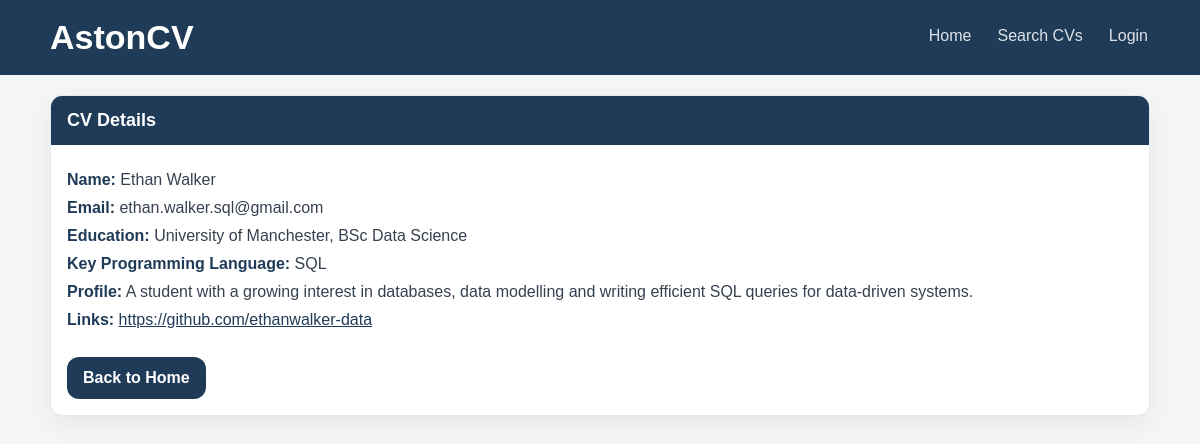
The page /viewcv.php?id=4 on the database its author committed.
### tables this page shows
CREATE TABLE `cvs` (
  `id` bigint UNSIGNED NOT NULL,
  `name` varchar(100) NOT NULL,
  `email` varchar(100) NOT NULL,
  `password` varchar(255) NOT NULL,
  `keyprogramming` varchar(255) DEFAULT NULL,
  `profile` varchar(500) DEFAULT NULL,
  `education` varchar(500) DEFAULT NULL,
  `URLlinks` varchar(500) DEFAULT NULL
);

### viewcv.php (the view, shortened to what this page needs)
<?php
include 'database.php';
$id = (int)$_GET['id'];
$stmt = $conn->prepare("SELECT * FROM cvs WHERE id = ?");
$stmt->bind_param("i", $id);
$stmt->execute();
$result = $stmt->get_result();
$cv = $result->fetch_assoc();
$link = trim($cv['URLlinks'] ?? '');
?>
<!DOCTYPE html>
<html lang="en">
<head>
    <link rel="stylesheet" href="register.css">
</head>
<body>
    <header class="topbar">
        <div class="container topbar-inner">
            <h1 class="name">AstonCV</h1>
            <nav class="nav">
                    <a href="index.php" class="nav-link">Home</a>
                    <a href="search.php" class="nav-link">Search CVs</a>
                    <?php if (isset($_SESSION['user_id'])): ?>
                        <a href="updatecv.php" class="nav-link">My Profile</a>
                        <form method="POST" action="logout.php" style="display:inline;">
                            <input type="hidden" name="csrf_token" value="<?php echo htmlspecialchars(csrf_token()); ?>">
                            <button type="submit" class="nav-link" style="background: none; border:none; cursor:pointer;">Logout</button>
                        </form>
                    <?php else: ?>
                        <a href="login.php" class="nav-link">Login</a>
                    <?php endif; ?>
                </nav>
            </div>
        </header>
        <main class="container">
            <div class="card">
                <div class="card-header">CV Details</div>
                <div class="card-body">
                    <p><strong>Name:</strong> <?php echo htmlspecialchars(!empty($cv['name']) ? $cv['name'] : 'Not provided'); ?></p>
                    <p><strong>Email:</strong> <?php echo htmlspecialchars(!empty($cv['email']) ? $cv['email'] : 'Not provided'); ?></p>
                    <p><strong>Education:</strong> <?php echo htmlspecialchars(!empty($cv['education']) ? $cv['education'] : 'Not provided'); ?></p>
                    <p><strong>Key Programming Language:</strong> <?php echo htmlspecialchars(!empty($cv['keyprogramming']) ? $cv['keyprogramming'] : 'Not provided'); ?></p>
                    <p><strong>Profile:</strong> <?php echo htmlspecialchars(!empty($cv['profile']) ? $cv['profile'] : 'Not provided'); ?></p>
                    <p>
                        <strong>Links:</strong>
                        <?php if (!empty($cv['URLlinks'])): ?>
                            <a href="<?php echo htmlspecialchars($link); ?>" target="_blank" rel="noopener noreferrer">
                                <?php echo htmlspecialchars($cv['URLlinks']);?>
                            </a>
                        <?php else: ?>
                            No links provided.
                        <?php endif; ?>
                    </p>
                    <a href="index.php" class="btn back-btn">Back to Home</a>
                </div>
            </div>
        </main>
</body>
</html>

### register.css (style rules this page uses)
* { box-sizing: border-box; }
body { margin: 0; font-family: Arial, Helvetica, sans-serif; background: #f3f5f7; color: #1f2937; }
.container { width: min(1100px, 92%); margin: 0 auto; }
.topbar { background: #1f3b57; color: white; padding: 18px 0; }
.topbar-inner { display: flex; justify-content: space-between; align-items: center; gap: 20px; }
.name { margin: 0; font-size: 34px; font-weight: 700; }
.nav { display: flex; gap: 22px; flex-wrap: wrap; }
.nav-link { color: white; text-decoration: none; opacity: 0.85; padding: 6px 2px; border-bottom: 3px solid transparent; transition: opacity 0.2s ease, border-color 0.2s ease; }
.btn { border: 0; background: #1f3b57; color: white; padding: 12px 16px; border-radius: 12px; font-weight: 700; cursor: pointer; width: fit-content; text-decoration: none; display: inline-block; transition: transform 0.25s ease, box-shadow 0.25s ease, filter 0.25s ease; }
.card { background: white; border-radius: 12px; border: 1px solid #e5e7eb; box-shadow: 0 8px 24px rgba(0, 0, 0, 0.06); margin-top: 20px; overflow: hidden; }
.card-header { background: #1f3b57; color: white; padding: 14px 16px; font-weight: 700; font-size: 18px; }
.card-body { padding: 16px; }
.card-body p { margin: 10px 0; color: #374151; }
.card-body strong { color: #1f3b57; }
.card-body a:not(.btn) { color: #1f3b57; word-break: break-word; }
.back-btn { display: inline-block; margin-top: 18px; }

### rows shown on the page
cvs: name "Ethan Walker", email "ethan.walker.sql@gmail.com", education "University of Manchester, BSc Data Science", keyprogramming "SQL", profile "A student with a growing interest in databases, data modelling and writing efficient SQL queries for data-driven systems.", URLlinks "https://github.com/ethanwalker-data"
